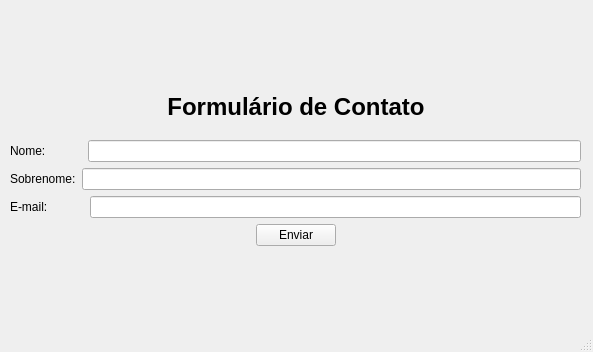
<?xml version="1.0" encoding="UTF-8"?>
<ui version="4.0">
 <class>MainWindow</class>
 <widget class="QMainWindow" name="MainWindow">
  <property name="geometry">
   <rect>
    <x>0</x>
    <y>0</y>
    <width>593</width>
    <height>352</height>
   </rect>
  </property>
  <property name="windowTitle">
   <string>MainWindow</string>
  </property>
  <widget class="QWidget" name="centralwidget">
   <widget class="QLabel" name="label">
    <property name="geometry">
     <rect>
      <x>140</x>
      <y>90</y>
      <width>312</width>
      <height>34</height>
     </rect>
    </property>
    <property name="text">
     <string>&lt;html&gt;&lt;head/&gt;&lt;body&gt;&lt;h1 align=&quot;center&quot; style=&quot; margin-top:18px; margin-bottom:12px; margin-left:0px; margin-right:0px; -qt-block-indent:0; text-indent:0px;&quot;&gt;&lt;span style=&quot; font-size:xx-large; font-weight:700;&quot;&gt;Formulário de Contato&lt;/span&gt;&lt;/h1&gt;&lt;/body&gt;&lt;/html&gt;</string>
    </property>
   </widget>
   <widget class="QLabel" name="logo">
    <property name="geometry">
     <rect>
      <x>210</x>
      <y>20</y>
      <width>192</width>
      <height>58</height>
     </rect>
    </property>
    <property name="text">
     <string/>
    </property>
   </widget>
   <widget class="QWidget" name="">
    <property name="geometry">
     <rect>
      <x>10</x>
      <y>140</y>
      <width>571</width>
      <height>251</height>
     </rect>
    </property>
    <layout class="QVBoxLayout" name="verticalLayout">
     <item>
      <layout class="QHBoxLayout" name="horizontalLayout_4">
       <item>
        <widget class="QLabel" name="label_2">
         <property name="text">
          <string>Nome:           </string>
         </property>
        </widget>
       </item>
       <item>
        <widget class="QLineEdit" name="field_name"/>
       </item>
      </layout>
     </item>
     <item>
      <layout class="QHBoxLayout" name="horizontalLayout_3">
       <item>
        <widget class="QLabel" name="label_3">
         <property name="text">
          <string>Sobrenome:</string>
         </property>
        </widget>
       </item>
       <item>
        <widget class="QLineEdit" name="field_last"/>
       </item>
      </layout>
     </item>
     <item>
      <layout class="QHBoxLayout" name="horizontalLayout_2">
       <item>
        <widget class="QLabel" name="label_4">
         <property name="text">
          <string>E-mail:           </string>
         </property>
        </widget>
       </item>
       <item>
        <widget class="QLineEdit" name="field_mail"/>
       </item>
      </layout>
     </item>
     <item>
      <layout class="QHBoxLayout" name="horizontalLayout">
       <item>
        <spacer name="horizontalSpacer">
         <property name="orientation">
          <enum>Qt::Horizontal</enum>
         </property>
         <property name="sizeHint" stdset="0">
          <size>
           <width>40</width>
           <height>20</height>
          </size>
         </property>
        </spacer>
       </item>
       <item>
        <widget class="QPushButton" name="btn_send">
         <property name="text">
          <string>Enviar</string>
         </property>
        </widget>
       </item>
       <item>
        <spacer name="horizontalSpacer_2">
         <property name="orientation">
          <enum>Qt::Horizontal</enum>
         </property>
         <property name="sizeHint" stdset="0">
          <size>
           <width>40</width>
           <height>20</height>
          </size>
         </property>
        </spacer>
       </item>
      </layout>
     </item>
     <item>
      <spacer name="verticalSpacer">
       <property name="orientation">
        <enum>Qt::Vertical</enum>
       </property>
       <property name="sizeHint" stdset="0">
        <size>
         <width>20</width>
         <height>40</height>
        </size>
       </property>
      </spacer>
     </item>
    </layout>
   </widget>
  </widget>
  <widget class="QMenuBar" name="menubar">
   <property name="geometry">
    <rect>
     <x>0</x>
     <y>0</y>
     <width>593</width>
     <height>22</height>
    </rect>
   </property>
  </widget>
  <widget class="QStatusBar" name="statusbar"/>
 </widget>
 <resources/>
 <connections/>
</ui>
